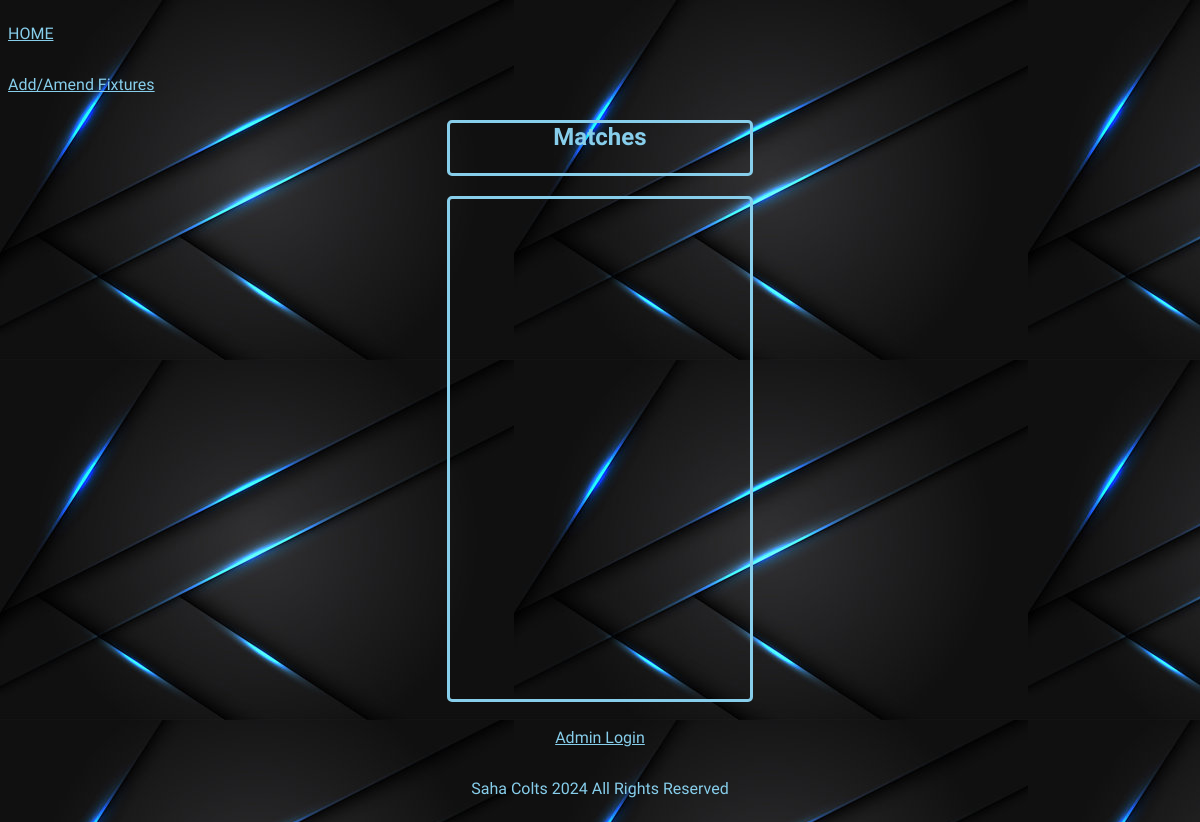
/matches/, run on an earlier commit of the app's database.
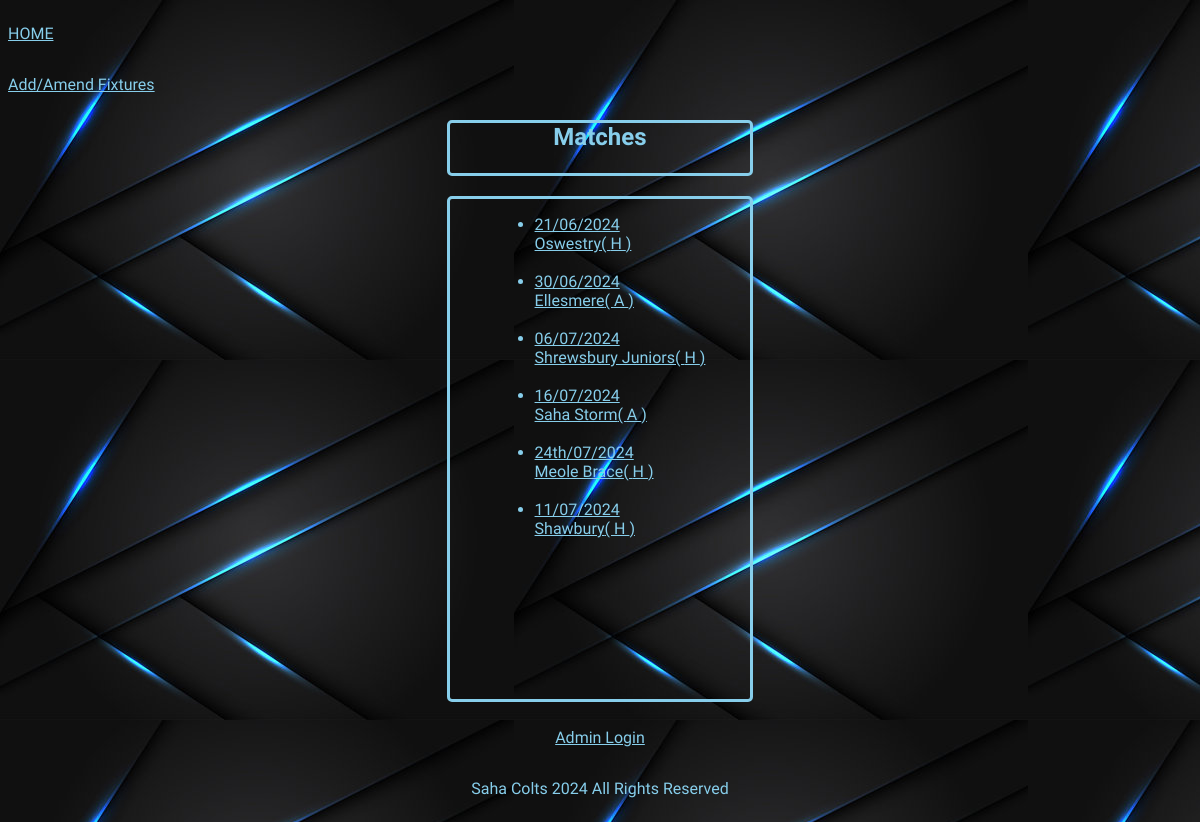
And on a later commit of the database.
### players/models.py (models this page shows)
class Match(models.Model):
    opponent = models.CharField(max_length=100)
    hora = models.CharField(max_length=1)
    date = models.CharField(max_length=20)
    lastresult = models.CharField(null=True, max_length=100)
    leagueposition = models.CharField(max_length=5)
    finalscore = models.CharField(null=True, max_length=100)

### players/views.py (the view)
# urls.py: path('matches/', views.matches, name='matches'),
def matches(request):
  mymatches = Match.objects.all().values()
  template = loader.get_template('matches.html')
  context = {
    'mymatches': mymatches,
  }
  return HttpResponse(template.render(context, request))

### players/templates/matches.html (shortened to what this page needs)
{% extends "master.html" %}
{% block content %}
<p><a class="links" href="/">HOME</a></p>
<p><a class="links" href="/admin">Add/Amend Fixtures</a></p>
<section id="matcheslist">
  <h1 id="matchesheader">Matches</h1>
  <div id="matchlist">
  <ul>
    {% for x in mymatches %}
      <li><a class= "links" href="matchdetails/{{ x.id }}">{{x.date}}</br>{{ x.opponent }}( {{ x.hora }} )</br></br/></a></li>
    {% endfor %}
  </ul>
</div>
</section>
<footer>
  <p><a class ="links" href="/admin">Admin Login</a></p>
  <p> Saha Colts 2024 All Rights Reserved </p>
</footer>
{% endblock %}

### players/templates/master.html (shortened to what this page needs)
{% load static %}
<!DOCTYPE html>
<html>
  <link rel="stylesheet" href="{% static 'global.css' %}">
<head>
</head>
<body>
{% block content %}
{% endblock %}
</body>
</html>

### productionfiles/global.css (style rules this page uses)
body { background-image: url("background.jpg"); font-family: "Oswald", sans-serif; height: 100vm; width:20vm; display:flex; flex-direction: column; }
footer { display: flex; flex-direction: column; align-items: center; color: skyblue; }
.links { color:skyblue }
.links:link { color: skyblue; }

What changed in the data, as far as the page shows it:
added Match: date "21/06/2024", opponent "Oswestry", hora "H"
added Match: date "30/06/2024", opponent "Ellesmere", hora "A"
added Match: date "06/07/2024", opponent "Shrewsbury Juniors", hora "H"
added Match: date "16/07/2024", opponent "Saha Storm", hora "A"
added Match: date "24th/07/2024", opponent "Meole Brace", hora "H"
added Match: date "11/07/2024", opponent "Shawbury", hora "H"
